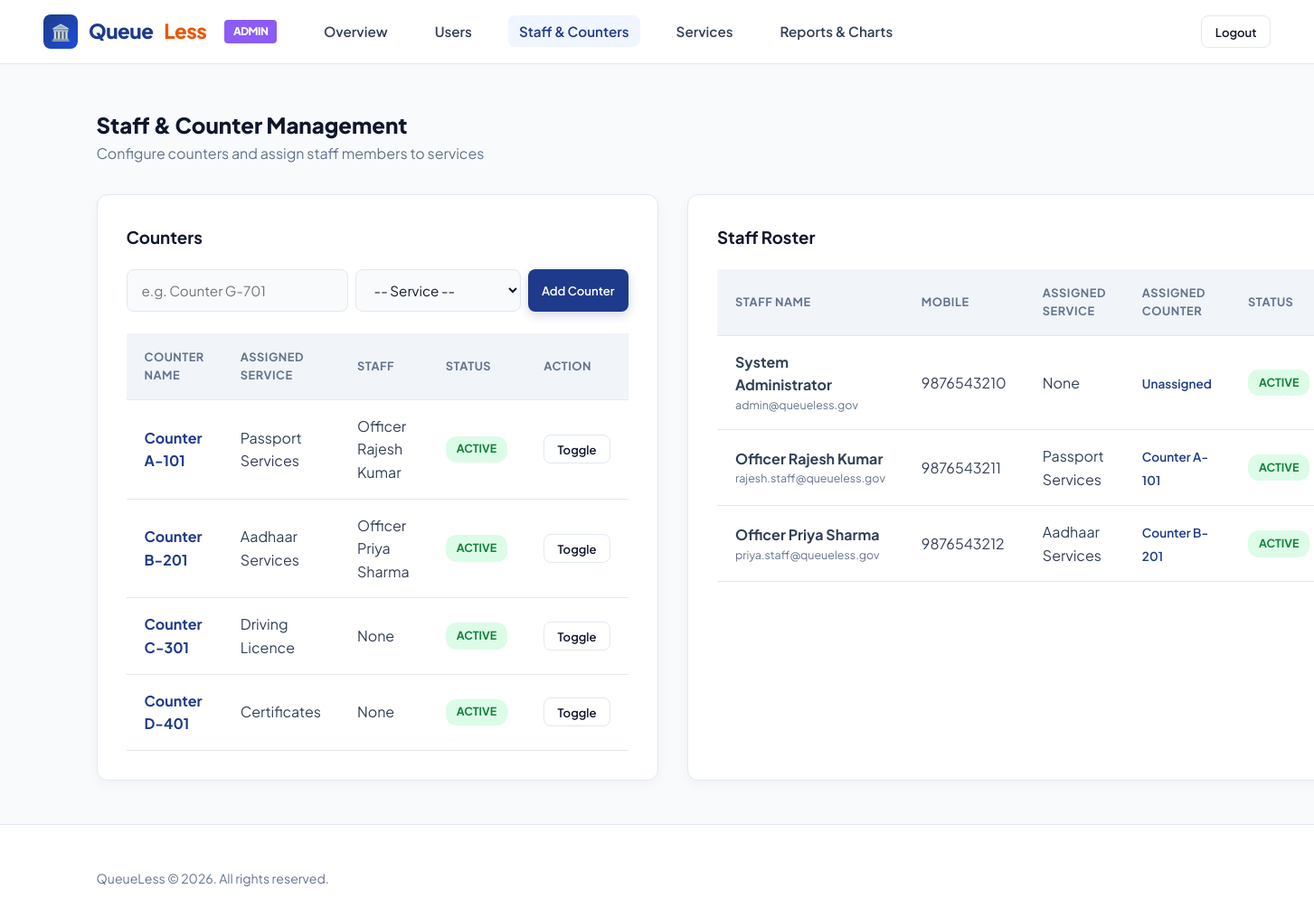
Screenshot of /admin/staff (signed in) with the database file from the repository.
### models/counter.py (models this page shows, shortened)
class Counter(db.Model):
    __tablename__ = 'counters'
    id = db.Column(db.Integer, primary_key=True, autoincrement=True)
    counter_name = db.Column(db.String(50), nullable=False)
    service_id = db.Column(db.Integer, db.ForeignKey('services.id'), nullable=True, index=True)
    staff_id = db.Column(db.Integer, db.ForeignKey('users.id'), nullable=True, index=True)
    status = db.Column(db.String(20), default='active') # 'active', 'inactive', 'paused'
    tokens = db.relationship('Token', backref='counter', lazy=True)

### models/service.py (models this page shows, shortened)
class Service(db.Model):
    __tablename__ = 'services'
    id = db.Column(db.Integer, primary_key=True, autoincrement=True)
    service_name = db.Column(db.String(100), nullable=False, unique=True)
    description = db.Column(db.Text, nullable=True)
    average_service_time = db.Column(db.Integer, default=15) # in minutes
    status = db.Column(db.String(20), default='active', index=True) # 'active', 'inactive'
    created_at = db.Column(db.DateTime, default=datetime.utcnow)
    counters = db.relationship('Counter', backref='service', lazy=True)
    tokens = db.relationship('Token', backref='service', lazy=True)

### models/user.py (models this page shows, shortened)
class User(db.Model):
    __tablename__ = 'users'
    id = db.Column(db.Integer, primary_key=True, autoincrement=True)
    name = db.Column(db.String(100), nullable=False)
    email = db.Column(db.String(100), nullable=False, unique=True, index=True)
    mobile = db.Column(db.String(20), nullable=True)
    password = db.Column(db.String(255), nullable=False)
    role = db.Column(db.Enum('citizen', 'staff', 'admin', name='user_roles'), nullable=False, default='citizen', index=True)
    created_at = db.Column(db.DateTime, default=datetime.utcnow)
    tokens = db.relationship('Token', backref='user', lazy=True, cascade="all, delete-orphan")
    notifications = db.relationship('Notification', backref='user', lazy=True, cascade="all, delete-orphan")
    assigned_counters = db.relationship('Counter', backref='assigned_staff', foreign_keys='Counter.staff_id', lazy=True)
    @property
    def counter_id(self):
        return self.assigned_counters[0].id if self.assigned_counters else None

### routes/admin.py (the view, shortened to what this page needs)
@admin_bp.route('/staff', methods=['GET', 'POST'])
@admin_required
def staff():
    staff_members = User.query.filter(User.role.in_(['staff', 'admin'])).all()
    counters = Counter.query.all()
    services = Service.query.all()
    return render_template('admin/staff.html', staff_members=staff_members, counters=counters, services=services)

### routes/admin.py (called while the page is built)
def admin_required(f):
    @wraps(f)
    def decorated_function(*args, **kwargs):
        if 'user_id' not in session:
            flash('Please log in first.', 'warning')
            return redirect(url_for('auth.login'))
        if session.get('role') != 'admin':
            flash('Access denied. Administrator privileges required.', 'danger')
            return redirect(url_for('index'))
        return f(*args, **kwargs)
    return decorated_function

### templates/admin/staff.html (shortened to what this page needs)
<!DOCTYPE html>
<html lang="en">
<head>
  <link rel="stylesheet" href="{{ url_for('static', filename='css/style.css') }}">
</head>
<body>
  <nav class="navbar">
    <div class="nav-left">
      <a href="{{ url_for('index') }}" class="brand">
        <div class="brand-icon">🏛️</div>
        Queue<span>Less</span> <span style="font-size: 0.75rem; background: #8b5cf6; color: white; padding: 0.2rem 0.6rem; border-radius: 4px; margin-left: 0.5rem;">ADMIN</span>
      </a>
      <ul class="nav-menu">
        <li><a href="{{ url_for('admin.dashboard') }}" class="nav-link">Overview</a></li>
        <li><a href="{{ url_for('admin.users') }}" class="nav-link">Users</a></li>
        <li><a href="{{ url_for('admin.staff') }}" class="nav-link active">Staff & Counters</a></li>
        <li><a href="{{ url_for('admin.services') }}" class="nav-link">Services</a></li>
        <li><a href="{{ url_for('admin.reports') }}" class="nav-link">Reports & Charts</a></li>
      </ul>
    </div>
    <div class="nav-right">
      <a href="{{ url_for('auth.logout') }}" class="btn btn-outline btn-sm">Logout</a>
    </div>
  </nav>
  <div class="main-container">
    <div style="margin-bottom: 2rem;">
      <h2 style="font-weight: 800; color: var(--text-dark);">Staff & Counter Management</h2>
      <p style="color: var(--text-muted);">Configure counters and assign staff members to services</p>
    </div>
    <div class="dashboard-grid">
      <div class="form-card">
        <div style="display: flex; justify-content: space-between; align-items: center; margin-bottom: 1.25rem;">
          <h3 style="font-weight: 700; color: var(--text-dark);">Counters</h3>
        </div>
        <form action="{{ url_for('admin.counters') }}" method="POST" style="display: flex; gap: 0.5rem; margin-bottom: 1.5rem;">
          <input type="text" name="counter_number" class="form-control" placeholder="e.g. Counter G-701" required style="flex: 1;">
          <select name="service_id" class="form-control" style="width: auto;">
            <option value="0">-- Service --</option>
          </select>
          <button type="submit" class="btn btn-primary btn-sm">Add Counter</button>
        </form>
        <div class="table-responsive">
          <table class="table">
            <thead>
              <tr>
                <th>Counter Name</th>
                <th>Assigned Service</th>
                <th>Staff</th>
                <th>Status</th>
                <th>Action</th>
              </tr>
            </thead>
            <tbody>
              {% for c in counters %}
                <tr>
                  <td><strong style="color: var(--primary-royal);">{{ c.counter_name }}</strong></td>
                  <td>{{ c.service.service_name if c.service else 'Unassigned' }}</td>
                  <td>{{ c.assigned_staff.name if c.assigned_staff else 'None' }}</td>
                  <td><span class="status-tag {% if c.status == 'active' %}status-serving{% else %}status-skipped{% endif %}">{{ c.status }}</span></td>
                  <td>
                    <form action="{{ url_for('admin.counters') }}" method="POST">
                      <button type="submit" class="btn btn-outline btn-sm">Toggle</button>
                    </form>
                  </td>
                </tr>
              {% endfor %}
            </tbody>
          </table>
        </div>
      </div>
      <div class="form-card">
        <h3 style="font-weight: 700; color: var(--text-dark); margin-bottom: 1.25rem;">Staff Roster</h3>
        <div class="table-responsive">
          <table class="table">
            <thead>
              <tr>
                <th>Staff Name</th>
                <th>Mobile</th>
                <th>Assigned Service</th>
                <th>Assigned Counter</th>
                <th>Status</th>
              </tr>
            </thead>
            <tbody>
              {% for sm in staff_members %}
                <tr>
                  <td>
                    <strong>{{ sm.name }}</strong>
                    <div style="font-size: 0.78rem; color: var(--text-muted);">{{ sm.email }}</div>
                  </td>
                  <td>{{ sm.mobile or '-' }}</td>
                  <td>
                    {% set cur_counter = sm.assigned_counters[0] if sm.assigned_counters else None %}
                    {{ cur_counter.service.service_name if cur_counter and cur_counter.service else 'None' }}
                  </td>
                  <td>
                    <span style="font-size: 0.85rem; font-weight: 600; color: var(--primary-royal);">
                      {{ cur_counter.counter_name if cur_counter else 'Unassigned' }}
                    </span>
                  </td>
                  <td><span class="status-tag status-serving">Active</span></td>
                </tr>
              {% endfor %}
            </tbody>
          </table>
        </div>
      </div>
    </div>
  </div>
  <footer>
    <div class="footer-content">
      <div class="footer-copyright">QueueLess © 2026. All rights reserved.</div>
    </div>
  </footer>
</body>
</html>

### static/css/style.css (style rules this page uses)
:root { --font-family: 'Plus Jakarta Sans', system-ui, -apple-system, sans-serif; --bg-main: #f8fafc; --bg-alt: #f1f5f9; --card-bg: #ffffff; --nav-bg: #ffffff; --primary-royal: #1e3a8a; --primary-blue: #1d4ed8; --primary-light: #eff6ff; --accent-orange: #ea580c; --accent-amber: #f59e0b; --accent-light: #fff7ed; --text-dark: #0f172a; --text-body: #334155; --text-muted: #64748b; --border-light: #e2e8f0; --status-waiting: #f59e0b; --status-serving: #10b981; --status-completed: #2563eb; --status-skipped: #ef4444; --radius-sm: 8px; --radius-md: 12px; --radius-lg: 18px; --shadow-soft: 0 10px 25px -5px rgba(15, 23, 42, 0.05), 0 8px 10px -6px rgba(15, 23, 42, 0.01); --shadow-card: 0 4px 14px rgba(15, 23, 42, 0.04); --shadow-hover: 0 12px 30px -4px rgba(15, 23, 42, 0.1); --transition: all 0.2s cubic-bezier(0.4, 0, 0.2, 1); }
* { box-sizing: border-box; margin: 0; padding: 0; }
body { font-family: var(--font-family); background-color: var(--bg-main); color: var(--text-body); min-height: 100vh; display: flex; flex-direction: column; line-height: 1.6; overflow-x: hidden; }
a { color: var(--primary-blue); text-decoration: none; transition: var(--transition); }
.navbar { display: flex; justify-content: space-between; align-items: center; padding: 1rem 3rem; background-color: var(--nav-bg); border-bottom: 1px solid var(--border-light); position: sticky; top: 0; z-index: 1000; box-shadow: 0 2px 10px rgba(0, 0, 0, 0.02); }
.nav-left { display: flex; align-items: center; gap: 2.5rem; }
.brand { display: flex; align-items: center; gap: 0.75rem; font-weight: 800; font-size: 1.4rem; color: var(--primary-royal); letter-spacing: -0.5px; }
.brand-icon { background: linear-gradient(135deg, var(--primary-royal), var(--primary-blue)); color: #ffffff; width: 38px; height: 38px; border-radius: var(--radius-sm); display: flex; align-items: center; justify-content: center; font-size: 1.1rem; }
.brand span { color: var(--accent-orange); }
.nav-menu { display: flex; align-items: center; gap: 1.75rem; list-style: none; }
.nav-link { color: var(--text-body); font-weight: 600; font-size: 0.95rem; padding: 0.5rem 0.75rem; border-radius: var(--radius-sm); }
.nav-link:hover, .nav-link.active { color: var(--primary-royal); background-color: var(--primary-light); }
.nav-right { display: flex; align-items: center; gap: 1rem; }
.btn { display: inline-flex; align-items: center; justify-content: center; gap: 0.5rem; padding: 0.65rem 1.4rem; font-weight: 600; font-size: 0.92rem; border-radius: var(--radius-sm); border: 1px solid transparent; cursor: pointer; transition: var(--transition); font-family: inherit; }
.btn-primary { background-color: var(--primary-royal); color: #ffffff; box-shadow: 0 4px 12px rgba(30, 58, 138, 0.2); }
.btn-outline { background-color: transparent; border-color: var(--border-light); color: var(--text-dark); }
.btn-sm { padding: 0.4rem 0.9rem; font-size: 0.82rem; }
.main-container { max-width: 1240px; width: 92%; margin: 3rem auto; flex: 1; }
.dashboard-grid { display: grid; grid-template-columns: 2fr 1fr; gap: 2rem; }
.form-card { background: #ffffff; padding: 2rem; border-radius: var(--radius-md); border: 1px solid var(--border-light); box-shadow: var(--shadow-card); }
.form-control { width: 100%; padding: 0.75rem 1rem; background-color: var(--bg-main); border: 1px solid var(--border-light); border-radius: var(--radius-sm); color: var(--text-dark); font-size: 0.95rem; outline: none; font-family: inherit; transition: var(--transition); }
.status-tag { display: inline-block; padding: 0.3rem 0.75rem; border-radius: 12px; font-size: 0.78rem; font-weight: 700; text-transform: uppercase; }
.status-serving { background: #dcfce7; color: #15803d; }
.table-responsive { width: 100%; overflow-x: auto; }
.table { width: 100%; border-collapse: collapse; text-align: left; }
.table th, .table td { padding: 1rem 1.25rem; border-bottom: 1px solid var(--border-light); }
.table th { background-color: var(--bg-alt); color: var(--text-muted); font-weight: 700; font-size: 0.8rem; text-transform: uppercase; letter-spacing: 0.5px; }
footer { background-color: #ffffff; border-top: 1px solid var(--border-light); padding: 3rem 2rem 2rem; margin-top: auto; }
.footer-content { max-width: 1240px; margin: 0 auto; display: flex; justify-content: space-between; align-items: center; flex-wrap: wrap; gap: 1.5rem; }
.footer-copyright { color: var(--text-muted); font-size: 0.88rem; }

### rows the page displays
Counter: counter_name "Counter A-101", service "Passport Services", assigned_staff "Officer Rajesh Kumar", status "ACTIVE"
Counter: counter_name "Counter B-201", service "Aadhaar Services", assigned_staff "Officer Priya Sharma", status "ACTIVE"
Counter: counter_name "Counter C-301", service "Driving Licence", assigned_staff "None", status "ACTIVE"
Counter: counter_name "Counter D-401", service "Certificates", assigned_staff "None", status "ACTIVE"
User: name "System Administrator", email "admin@queueless.gov", mobile "9876543210", service "None", counter_name "Unassigned"
User: name "Officer Rajesh Kumar", email "rajesh.staff@queueless.gov", mobile "9876543211"
Service: service "Passport Services"
User: name "Officer Priya Sharma", email "priya.staff@queueless.gov", mobile "9876543212"
Service: service "Aadhaar Services"
